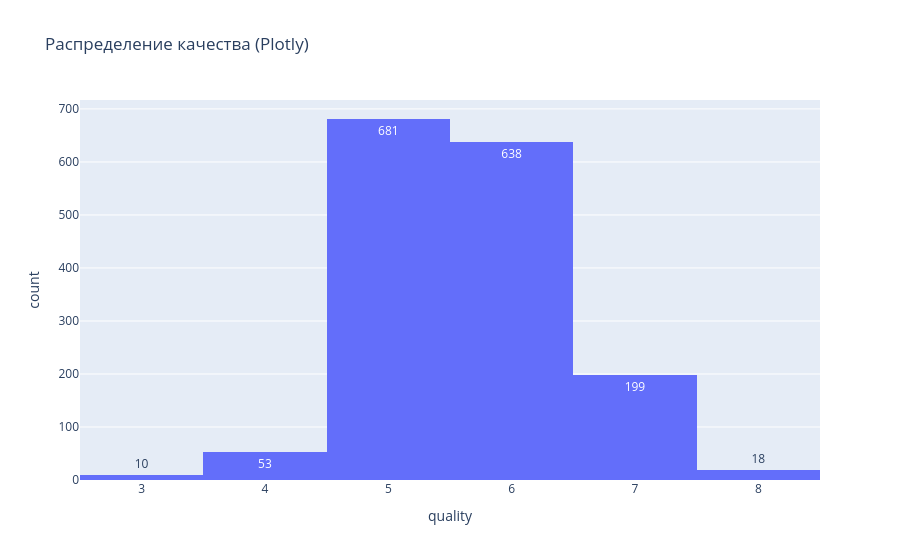

Notebook cell for this chart:
### Code cell
fig = px.histogram(df, x='quality', title='Распределение качества (Plotly)', text_auto=True)
fig.show()

### Figure 1 — Plotly figure (JSON) as saved in the notebook; plotly's stock layout.template omitted (floating-point values rounded to 4 significant figures; data arrays with more than 128 entries replaced by an {"elided": "..."} marker saying what was removed)
{"data": [{"bingroup": "x", "hovertemplate": "quality=%{x}<br>count=%{y}<extra></extra>", "legendgroup": "", "marker": {"color": "#636efa", "pattern": {"shape": ""}}, "name": "", "orientation": "v", "showlegend": false, "texttemplate": "%{value}", "type": "histogram", "x": {"elided": "1599 int values"}, "xaxis": "x", "yaxis": "y"}], "layout": {"barmode": "relative", "legend": {"tracegroupgap": 0}, "title": {"text": "Распределение качества (Plotly)"}, "xaxis": {"anchor": "y", "domain": [0, 1], "title": {"text": "quality"}}, "yaxis": {"anchor": "x", "domain": [0, 1], "title": {"text": "count"}}}}
